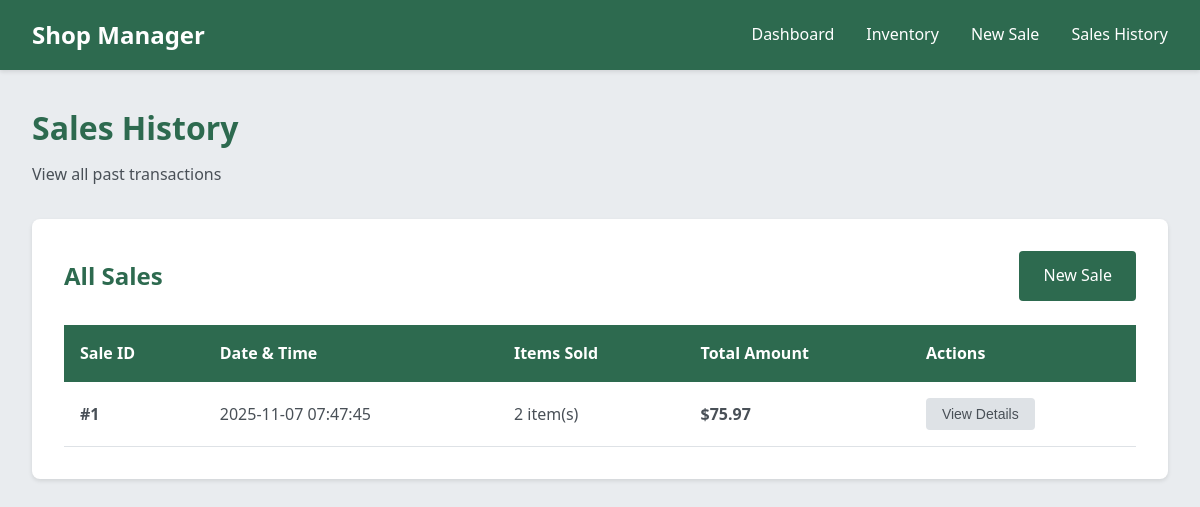
The app's page /history with its own data.
### models.py (models this page shows, shortened)
class Sale(db.Model):
    __tablename__ = 'sales'
    id = db.Column(db.Integer, primary_key=True)
    sale_date = db.Column(db.DateTime, default=datetime.utcnow, nullable=False)
    total_amount = db.Column(db.Float, nullable=False)
    sale_items = db.relationship('SaleItem', backref='sale', lazy=True, cascade='all, delete-orphan')

### app.py (the view)
@app.route('/history')
def history():
    sales = Sale.query.order_by(Sale.sale_date.desc()).all()
    return render_template('history.html', sales=sales)

### templates/history.html (shortened to what this page needs)
{% extends "base.html" %}
{% block content %}
<div class="page-header">
    <h1>Sales History</h1>
    <p>View all past transactions</p>
</div>
<div class="card">
    <div class="card-header">
        <h2>All Sales</h2>
        <a href="{{ url_for('sales') }}" class="btn btn-primary">New Sale</a>
    </div>
    {% if sales %}
    <div class="table-container">
        <table>
            <thead>
                <tr>
                    <th>Sale ID</th>
                    <th>Date & Time</th>
                    <th>Items Sold</th>
                    <th>Total Amount</th>
                    <th>Actions</th>
                </tr>
            </thead>
            <tbody>
                {% for sale in sales %}
                <tr>
                    <td><strong>#{{ sale.id }}</strong></td>
                    <td>{{ sale.sale_date.strftime('%Y-%m-%d %H:%M:%S') }}</td>
                    <td>{{ sale.sale_items|length }} item(s)</td>
                    <td><strong>${{ "%.2f"|format(sale.total_amount) }}</strong></td>
                    <td>
                        <button class="btn btn-secondary btn-sm" onclick="viewSaleDetails({{ sale.id }})">View Details</button>
                    </td>
                </tr>
                {% endfor %}
            </tbody>
        </table>
    </div>
    {% else %}
    <div class="empty-state">
        <div class="empty-state-icon">📊</div>
        <p>No sales recorded yet. Process your first sale to see it here!</p>
        <a href="{{ url_for('sales') }}" class="btn btn-primary">Process Sale</a>
    </div>
    {% endif %}
</div>
{% endblock %}

### static/css/style.css (style rules this page uses)
* { margin: 0; padding: 0; box-sizing: border-box; }
:root { --primary-green: #2d6a4f; --light-green: #40916c; --accent-green: #52b788; --light-gray: #e9ecef; --medium-gray: #dee2e6; --dark-gray: #495057; --white: #ffffff; --success: #52b788; --danger: #d62828; --warning: #f77f00; }
body { font-family: 'Segoe UI', Tahoma, Geneva, Verdana, sans-serif; background-color: var(--light-gray); color: var(--dark-gray); line-height: 1.6; }
.page-header { margin-bottom: 2rem; }
.page-header h1 { color: var(--primary-green); font-size: 2rem; margin-bottom: 0.5rem; }
.page-header p { color: var(--dark-gray); }
.card { background: var(--white); padding: 2rem; border-radius: 8px; box-shadow: 0 2px 4px rgba(0,0,0,0.1); margin-bottom: 2rem; }
.card-header { display: flex; justify-content: space-between; align-items: center; margin-bottom: 1.5rem; }
.card-header h2 { color: var(--primary-green); font-size: 1.5rem; }
.btn { padding: 0.75rem 1.5rem; border: none; border-radius: 4px; font-size: 1rem; font-weight: 500; cursor: pointer; transition: all 0.3s; text-decoration: none; display: inline-block; }
.btn-primary { background-color: var(--primary-green); color: var(--white); }
.btn-secondary { background-color: var(--medium-gray); color: var(--dark-gray); }
.btn-sm { padding: 0.5rem 1rem; font-size: 0.875rem; }
.table-container { overflow-x: auto; }
table { width: 100%; border-collapse: collapse; }
thead { background-color: var(--primary-green); color: var(--white); }
th { padding: 1rem; text-align: left; font-weight: 600; }
td { padding: 1rem; border-bottom: 1px solid var(--medium-gray); }

### records on screen
Sale: id "1", sale_date "2025-11-07 07:47:45", sale_items|length "2", total_amount "75.97"
